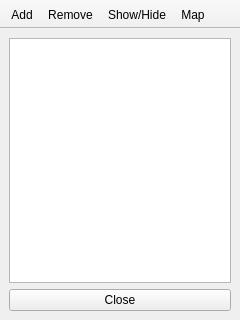
<?xml version="1.0" encoding="UTF-8"?>
<ui version="4.0">
 <class>WidgetList</class>
 <widget class="QMainWindow" name="WidgetList">
  <property name="geometry">
   <rect>
    <x>0</x>
    <y>0</y>
    <width>240</width>
    <height>320</height>
   </rect>
  </property>
  <property name="windowTitle">
   <string>Widget list</string>
  </property>
  <property name="windowIcon">
   <iconset resource="resources.qrc">
    <normaloff>:/icons/launcher_96</normaloff>:/icons/launcher_96</iconset>
  </property>
  <widget class="QWidget" name="centralwidget">
   <layout class="QGridLayout" name="gridLayout">
    <item row="0" column="0" colspan="2">
     <widget class="QListView" name="widgetList"/>
    </item>
    <item row="1" column="0" colspan="2">
     <widget class="QPushButton" name="buttonClose">
      <property name="text">
       <string>Close</string>
      </property>
     </widget>
    </item>
   </layout>
  </widget>
  <widget class="QToolBar" name="toolBar">
   <property name="windowTitle">
    <string>toolBar</string>
   </property>
   <property name="movable">
    <bool>false</bool>
   </property>
   <property name="allowedAreas">
    <set>Qt::TopToolBarArea</set>
   </property>
   <property name="iconSize">
    <size>
     <width>16</width>
     <height>16</height>
    </size>
   </property>
   <property name="toolButtonStyle">
    <enum>Qt::ToolButtonTextUnderIcon</enum>
   </property>
   <property name="floatable">
    <bool>false</bool>
   </property>
   <attribute name="toolBarArea">
    <enum>TopToolBarArea</enum>
   </attribute>
   <attribute name="toolBarBreak">
    <bool>false</bool>
   </attribute>
   <addaction name="actionAdd"/>
   <addaction name="actionRemove"/>
   <addaction name="actionShow"/>
   <addaction name="actionMap"/>
  </widget>
  <action name="actionAdd">
   <property name="text">
    <string>Add</string>
   </property>
  </action>
  <action name="actionRemove">
   <property name="text">
    <string>Remove</string>
   </property>
  </action>
  <action name="actionMap">
   <property name="text">
    <string>Map</string>
   </property>
  </action>
  <action name="actionShow">
   <property name="text">
    <string>Show/Hide</string>
   </property>
  </action>
 </widget>
 <resources>
  <include location="resources.qrc"/>
 </resources>
 <connections/>
</ui>
